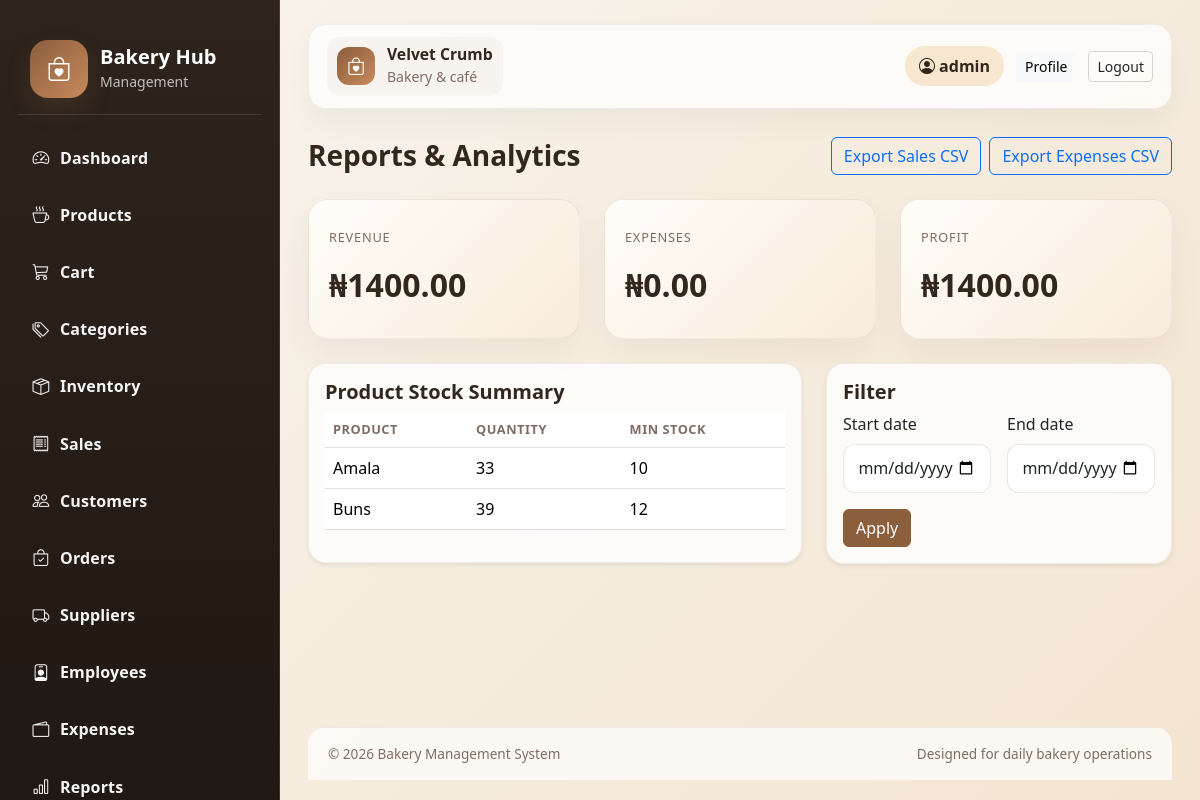
The app's page /reports/ (signed in) with its own data.
### inventory/models.py (models this page shows, shortened)
class Inventory(models.Model):
    product = models.OneToOneField(Product, on_delete=models.CASCADE, related_name='inventory')
    quantity = models.IntegerField(default=0)
    min_stock = models.IntegerField(default=10)
    last_updated = models.DateTimeField(auto_now=True)
    class Meta:
        ordering = ('product__name',)

### products/models.py (models this page shows, shortened)
class Product(models.Model):
    category = models.ForeignKey(Category, on_delete=models.CASCADE, related_name='products')
    name = models.CharField(max_length=150)
    description = models.TextField(blank=True)
    sku = models.CharField(max_length=50, unique=True, blank=True)
    purchase_price = models.DecimalField(max_digits=10, decimal_places=2, default=0)
    selling_price = models.DecimalField(max_digits=10, decimal_places=2, default=0)
    quantity = models.IntegerField(default=0)
    min_stock = models.IntegerField(default=10)
    image = models.ImageField(upload_to='products/', blank=True, null=True)
    is_active = models.BooleanField(default=True)
    created_at = models.DateTimeField(auto_now_add=True)
    class Meta:
        ordering = ('name',)

### reports/views.py (the view)
# urls.py: path('', views.report_dashboard, name='report_dashboard'),
@login_required
def report_dashboard(request):
    start_date = request.GET.get('start_date')
    end_date = request.GET.get('end_date')
    sales = Sale.objects.filter(status='completed')
    if start_date:
        sales = sales.filter(created_at__date__gte=start_date)
    if end_date:
        sales = sales.filter(created_at__date__lte=end_date)
    revenue = sales.aggregate(total=Sum('total_amount'))['total'] or 0
    expenses = Expense.objects.all()
    if start_date:
        expenses = expenses.filter(expense_date__gte=start_date)
    if end_date:
        expenses = expenses.filter(expense_date__lte=end_date)
    expense_total = expenses.aggregate(total=Sum('amount'))['total'] or 0
    profit = revenue - expense_total if revenue and expense_total else revenue
    products = Product.objects.filter(quantity__gt=0).order_by('-quantity')[:10]
    stock_summary = Inventory.objects.select_related('product').order_by('product__name')
    return render(request, 'reports/report_dashboard.html', {
        'revenue': revenue,
        'expense_total': expense_total,
        'profit': profit,
        'sales': sales,
        'products': products,
        'stock_summary': stock_summary,
        'start_date': start_date,
        'end_date': end_date,
    })

### templates/reports/report_dashboard.html (shortened to what this page needs)
{% extends 'base.html' %}
{% block content %}
<div class="d-flex justify-content-between align-items-center mb-4">
    <h3 class="page-title mb-0">Reports & Analytics</h3>
    <div class="d-flex gap-2">
        <a href="{% url 'export_csv' %}?type=sales" class="btn btn-outline-primary">Export Sales CSV</a>
        <a href="{% url 'export_csv' %}?type=expenses" class="btn btn-outline-primary">Export Expenses CSV</a>
    </div>
</div>
<div class="row g-4 mb-4">
    <div class="col-md-4">
        <div class="metric-card">
            <span>Revenue</span>
            <h3>₦{{ revenue|floatformat:2 }}</h3>
        </div>
    </div>
    <div class="col-md-4">
        <div class="metric-card">
            <span>Expenses</span>
            <h3>₦{{ expense_total|floatformat:2 }}</h3>
        </div>
    </div>
    <div class="col-md-4">
        <div class="metric-card">
            <span>Profit</span>
            <h3>₦{{ profit|floatformat:2 }}</h3>
        </div>
    </div>
</div>
<div class="row g-4">
    <div class="col-xl-7">
        <div class="card shadow-sm">
            <div class="card-body">
                <h5 class="section-title">Product Stock Summary</h5>
                <div class="table-responsive">
                    <table class="table">
                        <thead>
                            <tr>
                                <th>Product</th>
                                <th>Quantity</th>
                                <th>Min Stock</th>
                            </tr>
                        </thead>
                        <tbody>
                            {% for item in stock_summary %}
                                <tr>
                                    <td>{{ item.product.name }}</td>
                                    <td>{{ item.quantity }}</td>
                                    <td>{{ item.min_stock }}</td>
                                </tr>
                            {% empty %}
                                <tr><td colspan="3" class="empty-state">No stock data.</td></tr>
                            {% endfor %}
                        </tbody>
                    </table>
                </div>
            </div>
        </div>
    </div>
    <div class="col-xl-5">
        <div class="card shadow-sm">
            <div class="card-body">
                <h5 class="section-title">Filter</h5>
                <form method="get" class="row g-3">
                    <div class="col-md-6">
                        <label class="form-label">Start date</label>
                        <input type="date" name="start_date" value="{{ start_date }}" class="form-control">
                    </div>
                    <div class="col-md-6">
                        <label class="form-label">End date</label>
                        <input type="date" name="end_date" value="{{ end_date }}" class="form-control">
                    </div>
                    <div class="col-12">
                        <button type="submit" class="btn btn-primary">Apply</button>
                    </div>
                </form>
            </div>
        </div>
    </div>
</div>
{% endblock %}

### templates/base.html (shortened to what this page needs)
{% load static %}
<!DOCTYPE html>
<html lang="en">
<head>
    <link href="https://cdn.jsdelivr.net/npm/bootstrap@5.3.3/dist/css/bootstrap.min.css" rel="stylesheet">
    <link href="https://cdn.jsdelivr.net/npm/bootstrap-icons@1.11.3/font/bootstrap-icons.min.css" rel="stylesheet">
    <link rel="stylesheet" href="{% static 'css/style.css' %}">
</head>
<body>
    <div class="app-shell">
        <aside class="sidebar">
            <div class="brand-box">
                <div class="brand-icon"><i class="bi bi-bag-heart"></i></div>
                <div>
                    <h5>Bakery Hub</h5>
                    <small>Management</small>
                </div>
            </div>
            <nav class="nav flex-column menu-list">
                <a class="nav-link" href="{% url 'dashboard:index' %}"><i class="bi bi-speedometer2"></i> Dashboard</a>
                <a class="nav-link" href="{% url 'product_list' %}"><i class="bi bi-cup-hot"></i> Products</a>
                <a class="nav-link" href="{% url 'cart' %}"><i class="bi bi-cart3"></i> Cart</a>
                <a class="nav-link" href="{% url 'category_list' %}"><i class="bi bi-tags"></i> Categories</a>
                <a class="nav-link" href="{% url 'inventory_list' %}"><i class="bi bi-box-seam"></i> Inventory</a>
                <a class="nav-link" href="{% url 'sales_list' %}"><i class="bi bi-receipt"></i> Sales</a>
                <a class="nav-link" href="{% url 'customer_list' %}"><i class="bi bi-people"></i> Customers</a>
                <a class="nav-link" href="{% url 'order_list' %}"><i class="bi bi-bag-check"></i> Orders</a>
                <a class="nav-link" href="{% url 'supplier_list' %}"><i class="bi bi-truck"></i> Suppliers</a>
                <a class="nav-link" href="{% url 'employee_list' %}"><i class="bi bi-person-badge"></i> Employees</a>
                <a class="nav-link" href="{% url 'expense_list' %}"><i class="bi bi-wallet2"></i> Expenses</a>
                <a class="nav-link" href="{% url 'report_dashboard' %}"><i class="bi bi-bar-chart"></i> Reports</a>
            </nav>
        </aside>
        <main class="main-content">
            <header class="topbar">
                <div class="topbar-left">
                    <div class="brand-mini">
                        <span class="brand-mini-mark"><i class="bi bi-bag-heart"></i></span>
                        <div>
                            <strong>Velvet Crumb</strong>
                            <small>Bakery & café</small>
                        </div>
                    </div>
                </div>
                <div class="topbar-right">
                    {% if user.is_authenticated %}
                        <span class="user-pill"><i class="bi bi-person-circle"></i> {{ user.get_full_name|default:user.username }}</span>
                        <a class="btn btn-light btn-sm" href="{% url 'accounts:profile' %}">Profile</a>
                        <a class="btn btn-outline-dark btn-sm" href="{% url 'accounts:logout' %}">Logout</a>
                    {% else %}
                        <a class="btn btn-bakery-secondary btn-sm" href="{% url 'accounts:register' %}">Create account</a>
                        <a class="btn btn-dark btn-sm" href="{% url 'accounts:login' %}">Login</a>
                    {% endif %}
                </div>
            </header>
            <div class="page-content">
                {% block content %}{% endblock %}
            </div>
            <footer class="app-footer">
                <div>© 2026 Bakery Management System</div>
                <div>Designed for daily bakery operations</div>
            </footer>
        </main>
    </div>
</body>
</html>

### static/css/style.css (style rules this page uses)
:root { --bg: #f7f1e8; --card: #fffdfa; --primary: #8b5e3c; --primary-soft: #c8895c; --secondary: #f1d1b5; --dark: #32261d; --muted: #7f6d63; --success: #3d8b5c; --danger: #c94d4d; --warning: #f5c76d; --border: rgba(77, 56, 42, 0.08); }
body { margin: 0; background: linear-gradient(135deg, #f8f4ee 0%, #f3e5d1 100%); color: var(--dark); font-family: 'Segoe UI', sans-serif; }
.brand-icon { display: flex; align-items: center; justify-content: center; width: 58px; height: 58px; border-radius: 18px; background: linear-gradient(135deg, var(--primary), var(--primary-soft)); color: white; font-size: 1.5rem; box-shadow: 0 12px 24px rgba(139, 94, 60, 0.2); }
.app-shell { display: flex; min-height: 100vh; width: 100%; }
.sidebar { width: 280px; background: linear-gradient(180deg, #2e241d 0%, #201812 100%); color: white; padding: 24px 18px; position: sticky; top: 0; height: 100vh; overflow-y: auto; overflow-x: hidden; border-right: 1px solid rgba(255,255,255,0.12); scrollbar-width: thin; scrollbar-color: rgba(255,255,255,0.35) transparent; }
.brand-box { display: flex; align-items: center; gap: 12px; padding: 16px 12px; margin-bottom: 18px; border-bottom: 1px solid rgba(255,255,255,0.12); }
.brand-box h5 { margin: 0; font-weight: 700; }
.brand-box small { color: rgba(255,255,255,0.7); }
.menu-list { gap: 4px; }
.menu-list .nav-link { color: #fff; border-radius: 12px; padding: 12px 14px; margin-bottom: 4px; display: flex; align-items: center; gap: 10px; transition: 0.2s ease; font-weight: 600; letter-spacing: 0.01em; opacity: 0.96; }
.menu-list .nav-link i { font-size: 1.05rem; width: 18px; text-align: center; opacity: 1; }
.main-content { flex: 1; display: flex; flex-direction: column; min-height: 100vh; padding: 24px 28px 20px; }
.topbar { display: flex; align-items: center; justify-content: space-between; margin-bottom: 28px; padding: 12px 18px; border-radius: 18px; background: rgba(255,255,255,0.75); border: 1px solid var(--border); box-shadow: 0 14px 28px rgba(21, 17, 13, 0.04); flex-shrink: 0; backdrop-filter: blur(10px); }
.topbar-left, .topbar-right { display: flex; align-items: center; gap: 12px; }
.brand-mini { display: flex; align-items: center; gap: 12px; padding: 8px 10px; border-radius: 14px; background: rgba(139, 94, 60, 0.05); }
.brand-mini-mark { width: 38px; height: 38px; display: flex; align-items: center; justify-content: center; background: linear-gradient(135deg, var(--primary), var(--primary-soft)); color: white; border-radius: 12px; font-size: 1.1rem; }
.brand-mini strong { display: block; color: var(--dark); font-size: 0.98rem; line-height: 1.2; }
.brand-mini small { color: var(--muted); }
.user-pill { background: #f8e7d0; color: var(--dark); border-radius: 999px; padding: 8px 14px; font-weight: 600; }
.page-content { display: block; flex: 1 1 auto; }
.app-footer { margin-top: 24px; padding: 16px 20px; border-top: 1px solid var(--border); background: rgba(255,255,255,0.7); border-radius: 16px 16px 0 0; display: flex; justify-content: space-between; align-items: center; gap: 12px; color: var(--muted); font-size: 0.85rem; flex-shrink: 0; }
.card { border: 1px solid var(--border); border-radius: 18px; background: rgba(255,255,255,0.8); }
.metric-card { background: linear-gradient(135deg, #fffdf8, #f8ebdc); border-radius: 20px; padding: 24px 20px; box-shadow: 0 15px 30px rgba(97, 69, 45, 0.06); border: 1px solid var(--border); }
.metric-card span { color: var(--muted); font-size: 0.8rem; text-transform: uppercase; letter-spacing: 0.06em; }
.metric-card h3 { margin: 18px 0 10px; font-size: 2rem; font-weight: 700; }
.section-title { font-weight: 700; color: var(--dark); }
.table th { font-size: 0.8rem; text-transform: uppercase; color: var(--muted); letter-spacing: 0.04em; }
.btn-primary { background: var(--primary); border-color: var(--primary); }
.btn-outline-dark { border-color: rgba(0,0,0,0.15); }
.form-control, .form-select { border-radius: 12px; border: 1px solid rgba(74, 52, 37, 0.12); padding: 0.7rem 0.9rem; background: #fff; }
.page-title { font-weight: 700; margin-bottom: 18px; }

### records on screen
Inventory: product.name "Amala", quantity "33", min_stock "10"
Inventory: product.name "Buns", quantity "39", min_stock "12"

### other values on screen
{{ user.get_full_name|default:user.username }} "admin"
{{ revenue|floatformat:2 }} "1400.00"
{{ expense_total|floatformat:2 }} "0.00"
{{ profit|floatformat:2 }} "1400.00"
